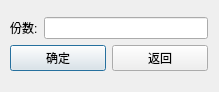
<?xml version="1.0" encoding="UTF-8"?>
<ui version="4.0">
 <class>DishesCountDialog</class>
 <widget class="QDialog" name="DishesCountDialog">
  <property name="geometry">
   <rect>
    <x>0</x>
    <y>0</y>
    <width>219</width>
    <height>92</height>
   </rect>
  </property>
  <property name="windowTitle">
   <string>Dialog</string>
  </property>
  <widget class="QWidget" name="">
   <property name="geometry">
    <rect>
     <x>10</x>
     <y>17</y>
     <width>198</width>
     <height>56</height>
    </rect>
   </property>
   <layout class="QVBoxLayout" name="verticalLayout">
    <item>
     <layout class="QHBoxLayout" name="horizontalLayout">
      <item>
       <widget class="QLabel" name="label">
        <property name="text">
         <string>份数:</string>
        </property>
       </widget>
      </item>
      <item>
       <widget class="QLineEdit" name="lineEdit"/>
      </item>
     </layout>
    </item>
    <item>
     <layout class="QHBoxLayout" name="horizontalLayout_2">
      <item>
       <widget class="QPushButton" name="pushButton">
        <property name="text">
         <string>确定</string>
        </property>
       </widget>
      </item>
      <item>
       <widget class="QPushButton" name="pushButton_2">
        <property name="text">
         <string>返回</string>
        </property>
       </widget>
      </item>
     </layout>
    </item>
   </layout>
  </widget>
 </widget>
 <resources/>
 <connections/>
</ui>
